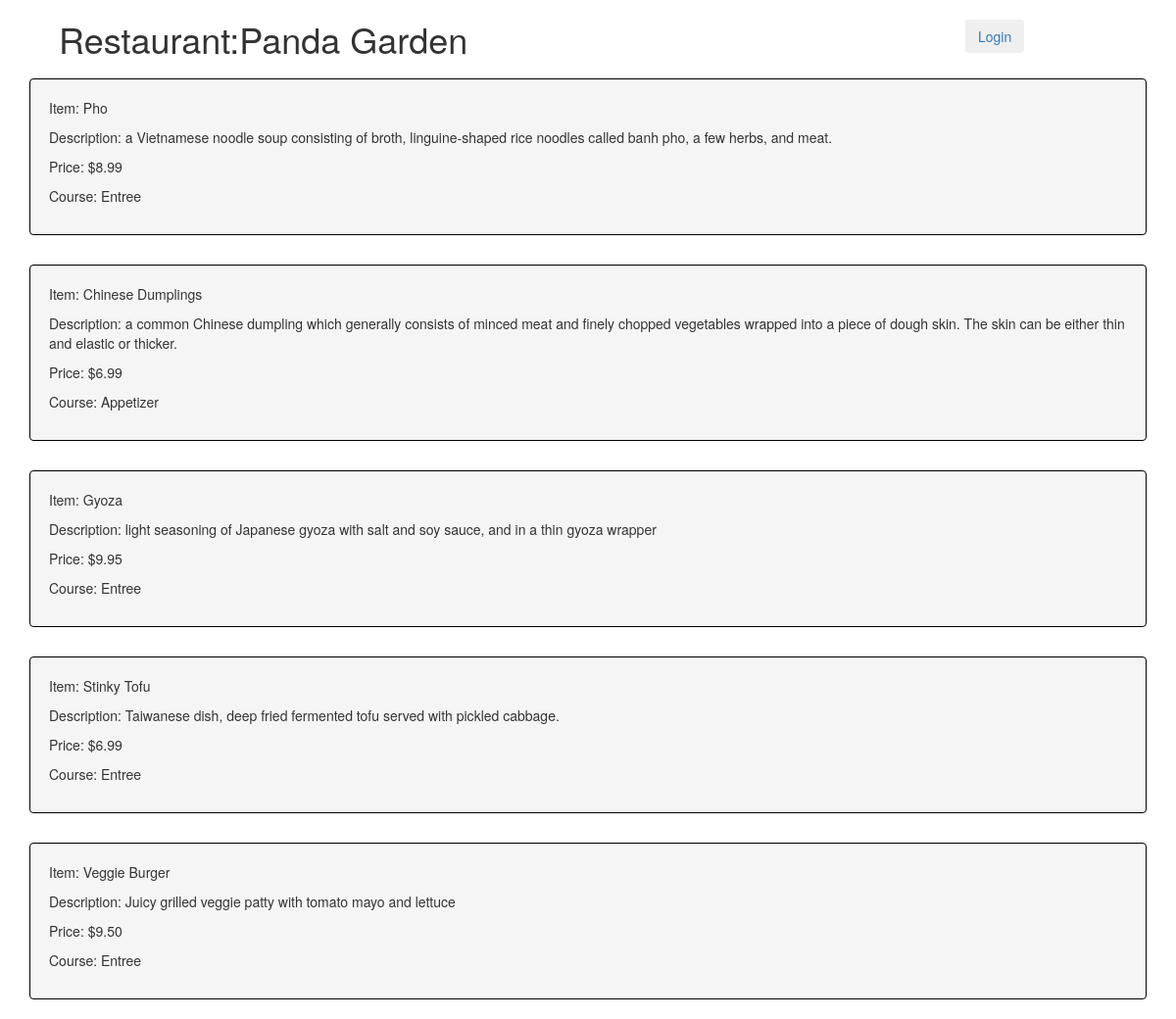
The page /restaurant/3/menu/ on the database its author committed.
### database_setup.py (models this page shows, shortened)
class Restaurant(Base):
    __tablename__ = 'restaurant'
    id = Column(Integer, primary_key=True)
    name = Column(String(250), nullable=False)
    user_id = Column(Integer, ForeignKey('user.id'))
    user = relationship(User)

class MenuItem(Base):
    __tablename__ = 'menu_item'
    name = Column(String(80), nullable=False)
    id = Column(Integer, primary_key=True)
    description = Column(String(250))
    price = Column(String(8))
    course = Column(String(250))
    restaurant_id = Column(Integer, ForeignKey('restaurant.id'))
    restaurant = relationship(Restaurant)
    user_id = Column(Integer, ForeignKey('user.id'))
    user = relationship(User)

### Start.py (the view)
@app.route('/restaurant/<int:restaurant_id>/')
@app.route('/restaurant/<int:restaurant_id>/menu/')
def showMenu(restaurant_id):
    restaurant = session.query(Restaurant).filter_by(id=restaurant_id).one()
    items = session.query(MenuItem).filter_by(restaurant_id=restaurant_id).all()
    if 'username' in login_session:
        user = login_session['username']
        picture = login_session['picture']
        email = login_session['email']
        return render_template('menu.html',
                                items=items,
                                restaurant=restaurant,
                                user=user,
                                picture=picture,
                                email=email)
    else:
        return render_template('publicmenu.html', items=items, restaurant=restaurant)

### templates/publicmenu.html (shortened to what this page needs)
<!DOCTYPE html>
<html>
<head>
    <link rel="stylesheet" href="https://maxcdn.bootstrapcdn.com/bootstrap/3.3.7/css/bootstrap.min.css" >
</head>
<body>
    <div class="container">
        <top class="col-md-12">
            <div class="col-md-10" >
                <h1>Restaurant:{{restaurant.name}}</h1>
            </div>
            <div class="col-md-2" style="margin-top: 20px;">
                <a href = "{{url_for('showLogin')}}"> <button type="button" class="btn btn-outline-primary">Login</button></a>
            </div>
        </top>
        {% for item in items %}
        <div class="col-md-12 well" style="margin-top: 10px; border-color: black;">
            <p>Item: {{item.name}}</p>
            <p>Description: {{item.description}}</p>
            <p>Price: {{item.price}} </p>
            <p>Course: {{item.course}}</p>
        </div>
        {% endfor %}
    </div>
</body>
</html>

### rows shown on the page
Restaurant: name "Panda Garden"
MenuItem: name "Pho", description "a Vietnamese noodle soup consisting of broth, linguine-shaped rice noodles called banh pho, a few herbs, and meat.", price "$8.99", course "Entree"
MenuItem: name "Chinese Dumplings", description "a common Chinese dumpling which generally consists of minced meat and finely chopped vegetables wrapped into a piece of dough skin. The skin can be either thin and elastic or thicker.", price "$6.99", course "Appetizer"
MenuItem: name "Gyoza", description "light seasoning of Japanese gyoza with salt and soy sauce, and in a thin gyoza wrapper", price "$9.95", course "Entree"
MenuItem: name "Stinky Tofu", description "Taiwanese dish, deep fried fermented tofu served with pickled cabbage.", price "$6.99", course "Entree"
MenuItem: name "Veggie Burger", description "Juicy grilled veggie patty with tomato mayo and lettuce", price "$9.50", course "Entree"
